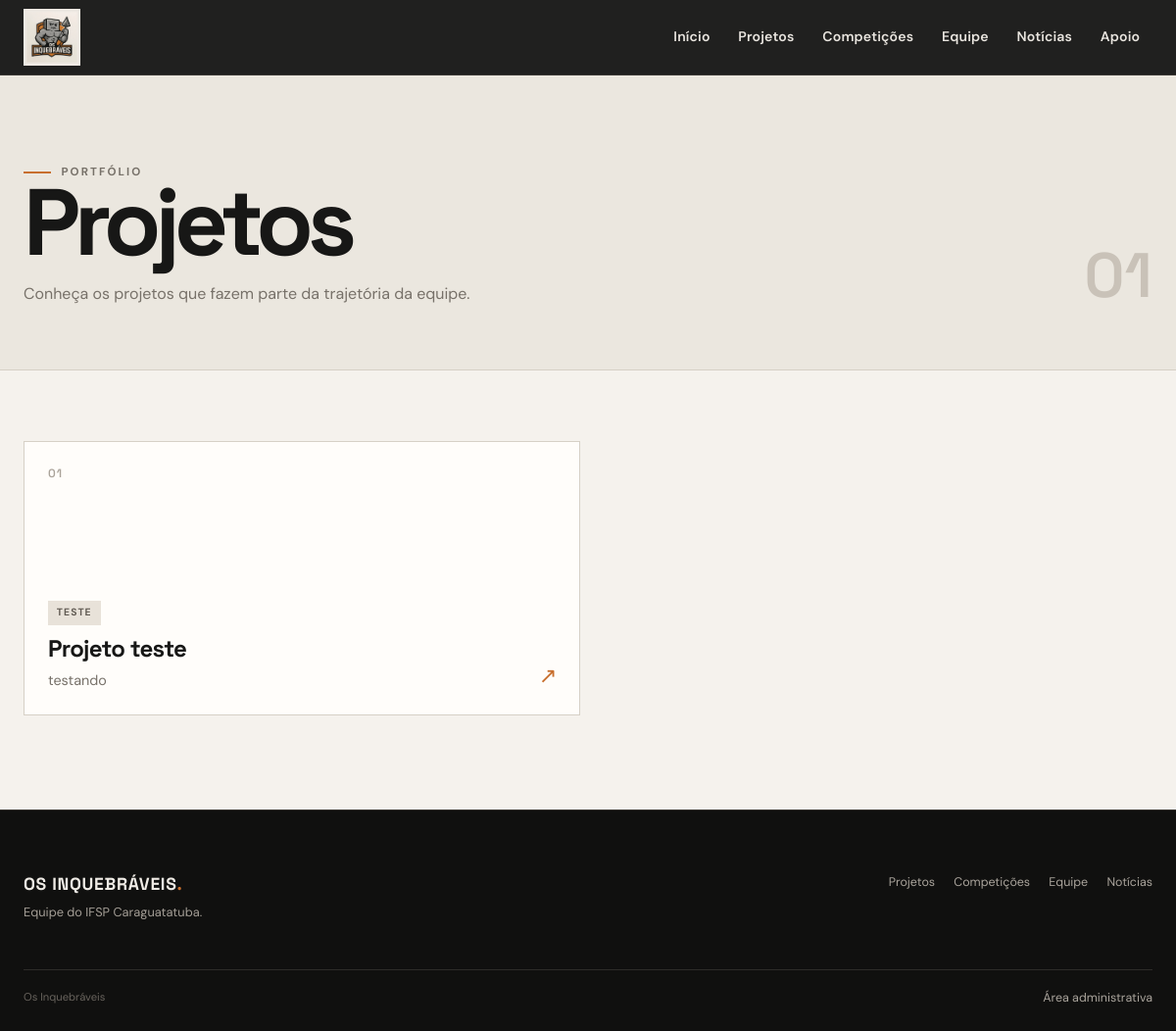
/projetos, run on an earlier commit of the app's database.
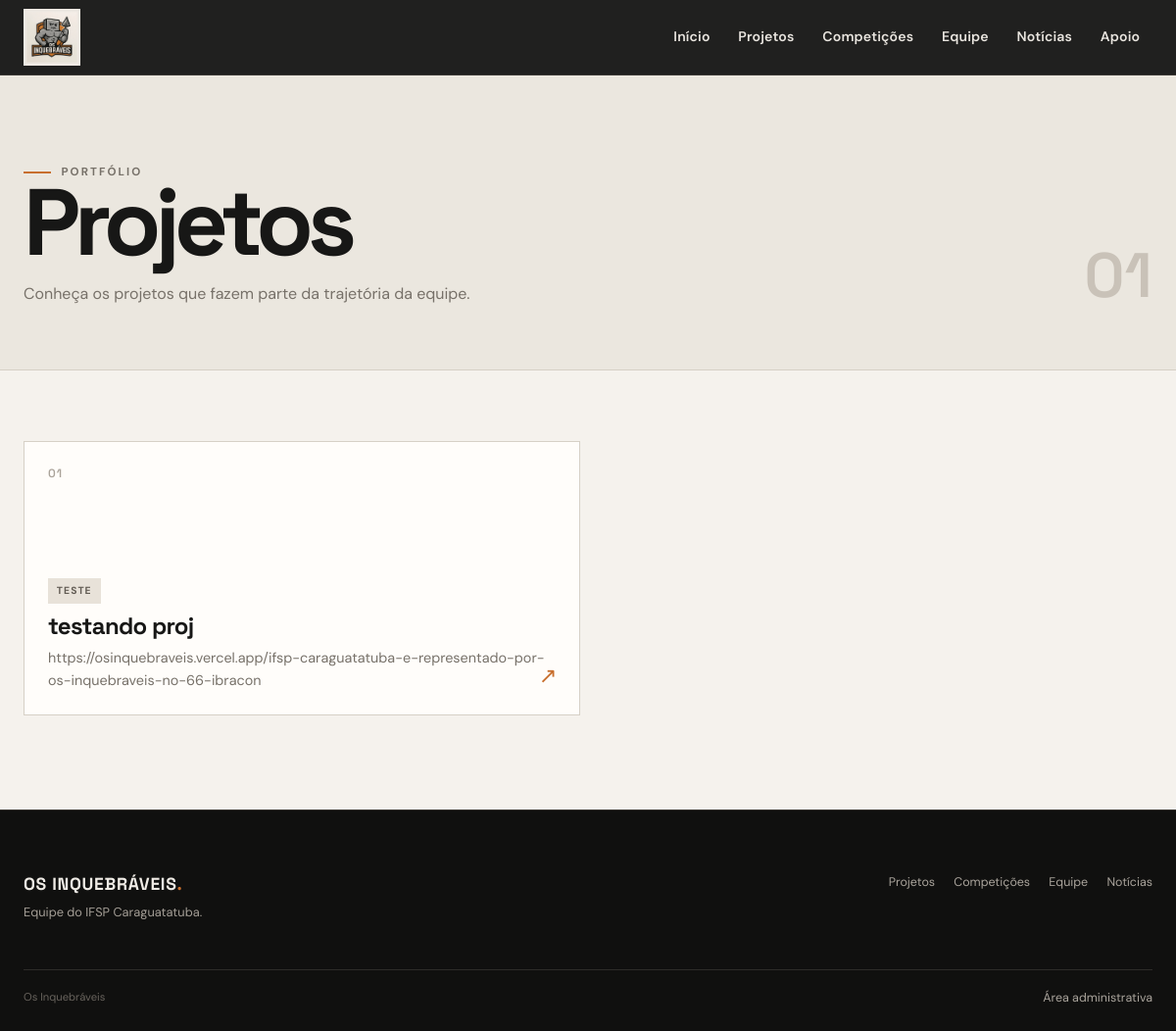
And on a later commit of the database.
### models.py (models this page shows)
class Projeto(db.Model):
    __tablename__ = "projeto"
    id = db.Column(
        db.Integer,
        primary_key=True
    )
    nome = db.Column(
        db.String(120),
        nullable=False
    )
    slug = db.Column(
        db.String(120),
        unique=True,
        nullable=False
    )
    area = db.Column(
        db.String(120)
    )
    descricao = db.Column(
        db.Text
    )
    competicoes = db.relationship(
        "Competicao",
        secondary=projeto_competicao,
        back_populates="projetos"
    )
    pessoas_assoc = db.relationship(
        "PessoaProjeto",
        back_populates="projeto",
        cascade="all, delete-orphan"
    )

### routes.py (the view)
    @app.route("/projetos")
    def lista_projetos():
        area = request.args.get("area")  # filtro opcional: /projetos?area=Concreto
        query = Projeto.query
        if area:
            query = query.filter_by(area=area)
        return render_template("projetos/lista.html", projetos=query.all())

### templates/projetos/lista.html (shortened to what this page needs)
{% extends "base.html" %}
{% block conteudo %}
<section class="page-hero">
  <div class="container page-hero-inner">
    <div>
      <p class="eyebrow eyebrow-dark"><span class="eyebrow-mark"></span> Portfólio</p>
      <h1>Projetos</h1>
      <p>Conheça os projetos que fazem parte da trajetória da equipe.</p>
    </div>
    <span class="page-number">01</span>
  </div>
</section>
<section class="section section-light section-top">
  <div class="container">
    <div class="project-grid project-grid-wide">
      {% for projeto in projetos %}
      <a class="project-card" href="{{ url_for('detalhe_projeto', slug=projeto.slug) }}">
        <div class="card-index">{{ "%02d"|format(loop.index) }}</div>
        <div class="card-content">
          <span class="tag">{{ projeto.area }}</span>
          <h2>{{ projeto.nome }}</h2>
          {% if projeto.descricao %}<p>{{ projeto.descricao|truncate(180) }}</p>{% endif %}
        </div>
        <span class="card-arrow">↗</span>
      </a>
      {% else %}
      <div class="empty-state">Nenhum projeto cadastrado ainda.</div>
      {% endfor %}
    </div>
  </div>
</section>
{% endblock %}

What changed in the data, as far as the page shows it:
changed Projeto "TESTE": nome "Projeto teste" → "testando proj"; descricao "testando" → "https://osinquebraveis.vercel.app/ifsp-caraguatatuba-e-representado-por-os-inquebraveis-no-66-ibracon"
